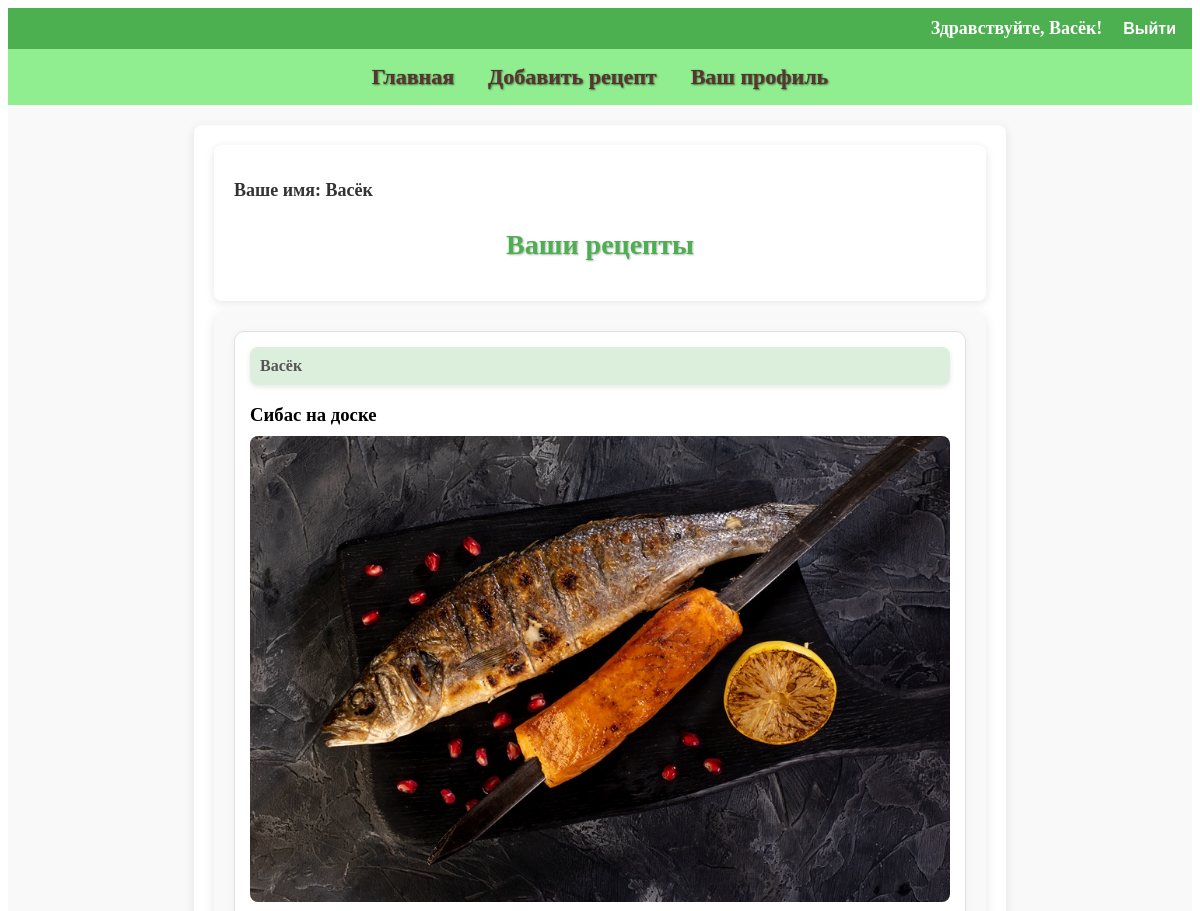
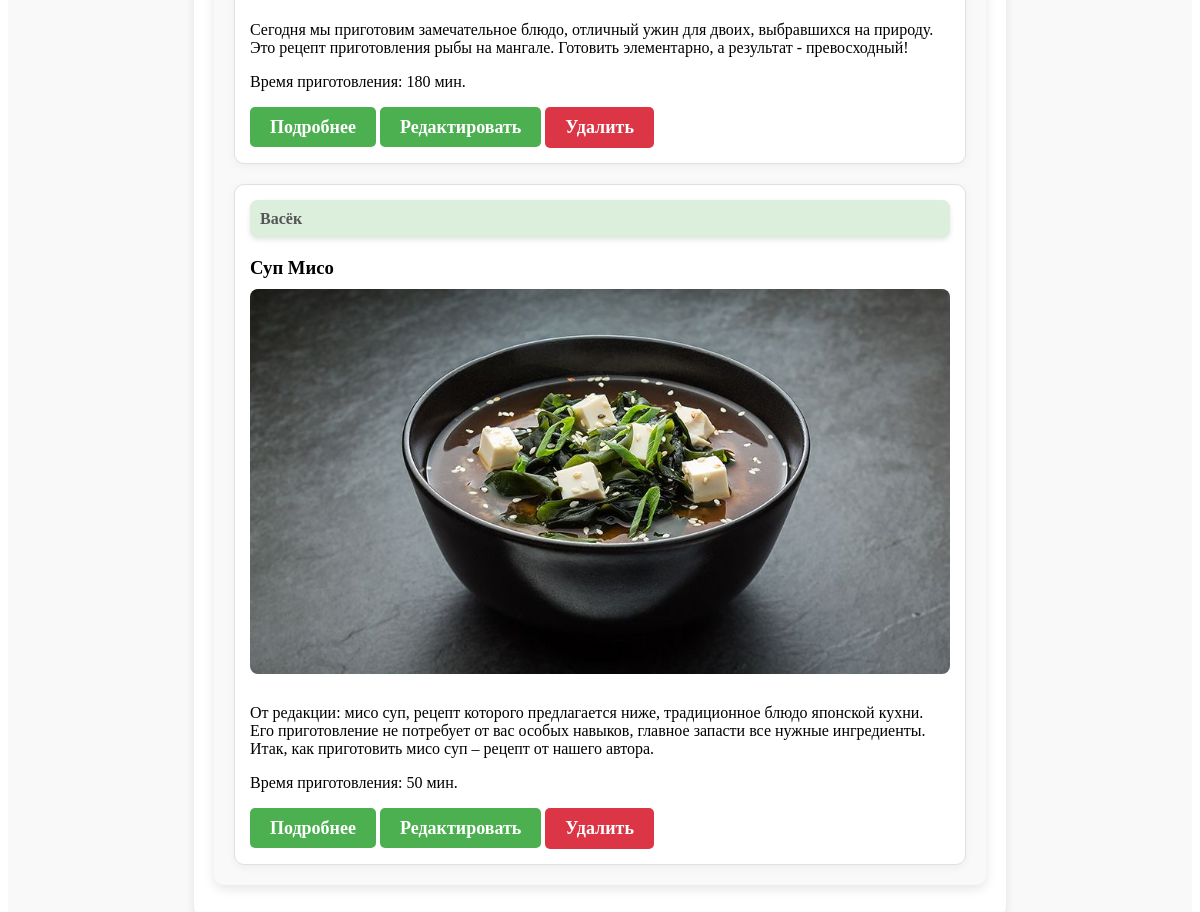
The app's page /accounts/accounts/profile/ (signed in), older data (2 pictures, top to bottom).
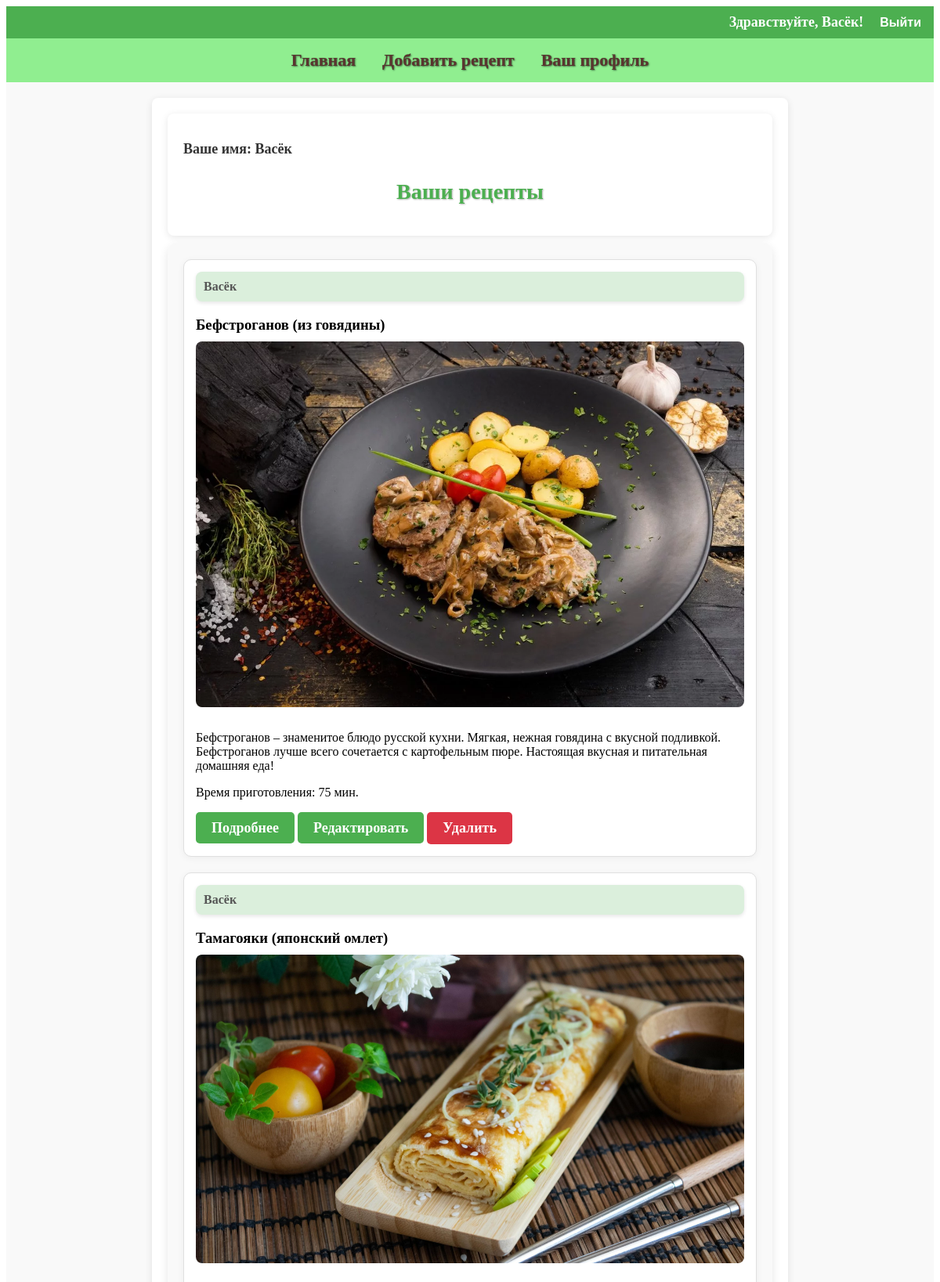
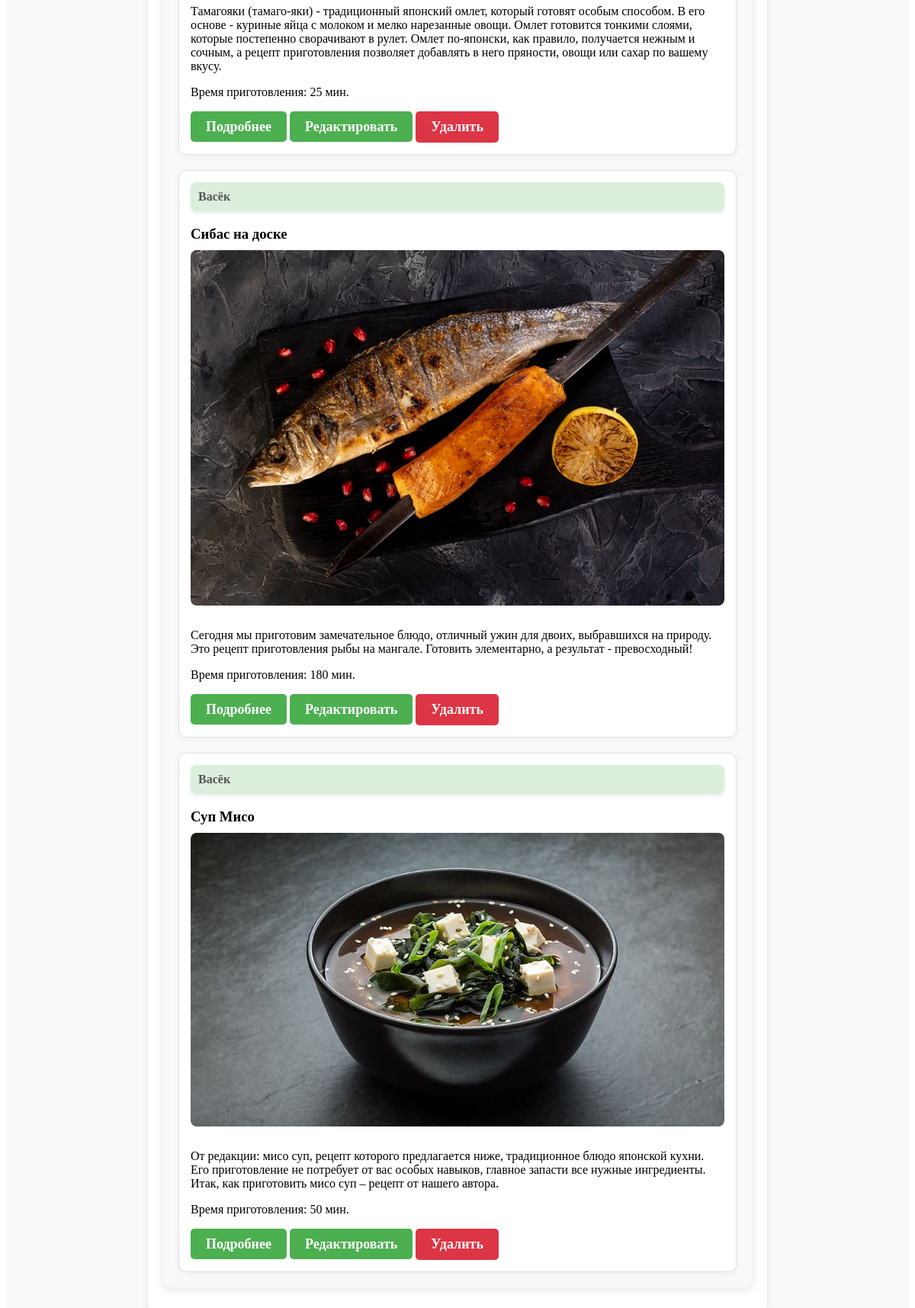
The same page, newer data (2 pictures, top to bottom).
### recipe_app/models.py (models this page shows, shortened)
class Recipe(models.Model):
    title = models.CharField(max_length=100, verbose_name="Название блюда")  # Название рецепта
    description = models.TextField(verbose_name="Описание")  # Описание рецепта
    preparation_steps = models.TextField(verbose_name="Шаги приготовления")  # Шаги приготовления блюда
    preparation_time = models.PositiveIntegerField(verbose_name="Время приготовления в минутах")  # Время приготовления в минутах
    image = models.ImageField(upload_to='recipes/images/', verbose_name="Добавьте фото")  # Изображение рецепта
    author = models.ForeignKey(User, on_delete=models.CASCADE, verbose_name="Автор")  # Автор рецепта (связь с пользователем)
    categories = models.ManyToManyField(Category, through='RecipeCategory', verbose_name="Категория")  # Категории, связанные с рецептом через промежуточную модель
    ingredients = models.TextField(blank=True, null=True, verbose_name="Ингредиенты")  # Ингредиенты для рецепта, можно оставить пустым

### recipe_app/views.py (the view)
# urls.py: path('accounts/profile/', profile, name='profile'),  # Страница профиля пользователя (связана с аккаунтом пользователя)
@login_required  # Требуется авторизация
def profile(request):
    user = request.user  # Получаем текущего пользователя
    recipes = Recipe.objects.filter(author=user).order_by('-id')  # Получаем рецепты текущего пользователя
    return render(request, 'registration/profile.html', {'user': user, 'recipes': recipes}) # Отображаем профиль пользователя с его рецептами

### recipe_app/templates/registration/profile.html (shortened to what this page needs)
{% extends 'base.html' %} !-- Расширяет основной шаблон base.html, общие элементы интерфейса будут здесь -->
{% block content %}
<div class="content">
    <h2 class="user-name">Ваше имя: {{ user.username }}</h2>
    <h3 class="section-title">Ваши рецепты</h3>
</div>
<div class="recipes-section">
    <div class="recipe-cards">
        {% if recipes %}
            {% for recipe in recipes %}
                <div class="recipe-card">
                    <div class="recipe-author">{{ recipe.author.username }}</div>
                    <h3>{{ recipe.title }}</h3>
                    <a href="{% url 'recipe_detail' recipe.id %}">
                    <img src="{{ recipe.image.url }}" alt="{{ recipe.title }}" class="recipe-image">
                    </a>
                    <p>{{ recipe.description }}</p>
                    <p>Время приготовления: {{ recipe.preparation_time }} мин.</p>
                    <a href="{% url 'recipe_detail' recipe.id %}" class="recipe-link submit-button">Подробнее</a>
                    <a href="{% url 'edit_recipe' recipe.id %}" class="recipe-link submit-button">Редактировать</a>
                    <form action="{% url 'delete_recipe' recipe.id %}" method="get" style="display:inline;">
                        <button type="submit" class="delete-button">Удалить</button>
                    </form>
                </div>
            {% endfor %}
        {% else %}
            <p>У вас еще нет рецептов.</p>
        {% endif %}
    </div>
</div>
{% endblock %}

### recipe_app/templates/base.html (shortened to what this page needs)
<!DOCTYPE html>
<html lang="ru">
{% load static %}
<head>
    <link rel="stylesheet" type="text/css" href="{% static 'styles.css' %}">
</head>
<body>
    <div class="top-bar">
        <div class="user-info">
            {% if user.is_authenticated %}
                <p>Здравствуйте, {{ user.username }}!</p>
                <form action="{% url 'logout' %}" method="post">
                    <button type="submit">Выйти</button>
                </form>
            {% else %}
                <p><a href="{% url 'login' %}">Войти</a> | <a href="{% url 'register' %}">Зарегистрироваться</a></p>
            {% endif %}
        </div>
    </div>
    <header>
        <nav>
            <a href="{% url 'recipe_list' %}">Главная</a>
            <a href="{% url 'add_recipe' %}">Добавить рецепт</a>
            {% if user.is_authenticated %}
                <a href="{% url 'profile' %}">Ваш профиль</a>
            {% endif %}
        </nav>
    </header>
    <div class="content-container {% if request.path == '/recipe/add/' %}add-recipe-background{% endif %}">
        <div class="content">
            <main>
                {% block content %}{% endblock %}
            </main>
        </div>
    </div>
</body>
</html>

### recipe_app/static/styles.css (style rules this page uses)
.content-container { display: flex; justify-content: center; background-color: #f9f9f9; padding: 20px; }
.content { max-width: 800px; background-color: white; padding: 20px; border-radius: 8px; box-shadow: 0 2px 10px rgba(0, 0, 0, 0.1); }
form { display: flex; flex-wrap: wrap; gap: 20px; justify-content: space-between; }
h3 { margin-bottom: 10px; }
.top-bar { background-color: #4CAF50; color: white; padding: 10px; display: flex; justify-content: flex-end; align-items: center; }
.top-bar .user-info { display: flex; gap: 15px; align-items: center; }
.top-bar p { font-size: 18px; font-weight: bold; margin: 0; }
.top-bar form { display: inline; margin: 0; }
.top-bar button { background: none; border: none; color: white; cursor: pointer; font-size: 16px; font-weight: bold; }
header { padding: 15px; text-align: center; background-color: #90EE90; }
nav a { margin: 0 15px; text-decoration: none; color: #5c3530; font-weight: bold; font-size: 22px; text-shadow: 1px 1px 2px rgba(0, 0, 0, 0.5); -webkit-text-stroke: 1px rgba(0, 0, 0, 0.1); }
.recipes-section { margin: 10px auto; padding: 20px; max-width: 800px; background-color: #f9f9f9; border-radius: 10px; box-shadow: 0 4px 12px rgba(0, 0, 0, 0.1); }
.recipe-cards { display: flex; flex-direction: column; gap: 20px; justify-content: flex-start; }
.recipe-card { position: relative; width: 100%; max-width: 700px; padding: 15px; background-color: #fff; border: 1px solid #e0e0e0; border-radius: 10px; box-shadow: 0 2px 10px rgba(0, 0, 0, 0.05); transition: transform 0.3s ease; }
.recipe-author { position: relative; font-weight: bold; background-color: rgba(76, 175, 80, 0.2); padding: 10px; border-radius: 8px; color: #555; box-shadow: 0 2px 5px rgba(0, 0, 0, 0.1); margin-bottom: 15px; }
.recipe-image { width: 100%; height: auto; border-radius: 8px; margin-bottom: 10px; }
.recipe-link { color: #4CAF50; font-weight: bold; margin-top: 10px; text-decoration: none; }
img { max-width: 100%; height: auto; }
.user-name { font-size: 18px; color: #333; margin-bottom: 10px; }
.section-title { text-align: center; font-size: 28px; font-weight: bold; color: #4CAF50; margin-bottom: 20px; text-transform: none; font-weight: bold; text-shadow: 1px 1px 2px rgba(0, 0, 0, 0.3); }
.submit-button { background-color: #4CAF50; color: white; padding: 10px 20px; border: none; border-radius: 5px; font-size: 18px; cursor: pointer; transition: background-color 0.3s; }
.delete-button { background-color: #dc3545; color: white; padding: 10px 20px; border: none; border-radius: 5px; font-size: 18px; font-family: inherit; font-weight: bold; cursor: pointer; transition: background-color 0.3s; }

Row changes from the older to the newer data that the page shows:
added Recipe: author.username "Васёк", title "Бефстроганов (из говядины)", image (picture), description "Бефстроганов – знаменитое блюдо русской кухни. Мягкая, нежная говядина с вкусной подливкой. Бефстроганов лучше всего сочетается с картофельным пюре. Настоящая вкусная и питательная домашняя еда!", preparation_time "75"
added Recipe: author.username "Васёк", title "Тамагояки (японский омлет)", image (picture), description "Тамагояки (тамаго-яки) - традиционный японский омлет, который готовят особым способом. В его основе - куриные яйца с молоком и мелко нарезанные овощи. Омлет готовится тонкими слоями, которые постепенно сворачивают в рулет. Омлет по-японски, как правило, получается нежным и сочным, а рецепт приготовления позволяет добавлять в него пряности, овощи или сахар по вашему вкусу.", preparation_time "25"
